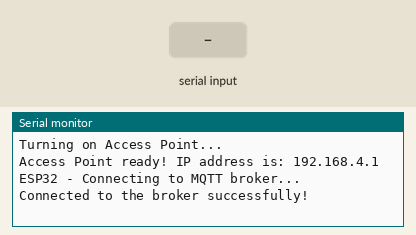
A sketch run on a simulated ESP32. Shown: the last lines printed to the serial monitor. The inputs (shaded band) are chosen by the test bench. No MQTT or app messages arrive unless stated.

Above: at 2.2 s.
2.3 s: "1\n" received over the second serial link
At 2.7 s:
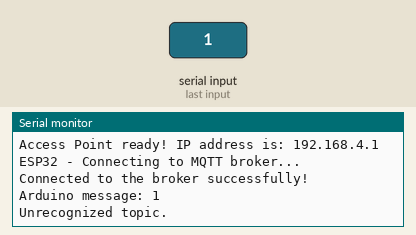
3.8 s: "0\n" received over the second serial link
At 5.0 s:
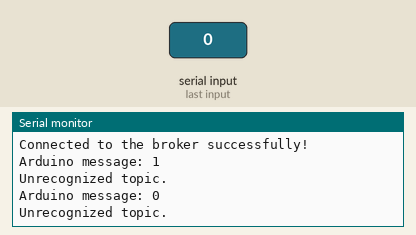
5.3 s: "2\n" received over the second serial link
At 6.2 s:
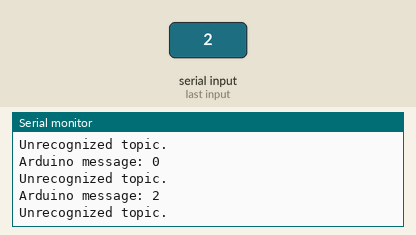

The sketch:

esp32_tls.ino
```cpp
#include <WiFi.h>
#include <WiFiClientSecure.h>
#include <MQTTClient.h>
#include <ArduinoJson.h>
#include <arduino_secrets.h>

#define RXD2 16
#define TXD2 17

HardwareSerial espSerial(2);

const char ssid[] = SECRET_SSID;
const char password[] = SECRET_PASSWORD;

const char mqtt_broker_address[] = SECRET_MQTT_BROKER_ADDRESS;
const int mqtt_port = SECRET_MQTT_PORT;
const char mqtt_client_id[] = SECRET_MQTT_CLIENT_ID;

const char ca_cert[] = SECRET_CA_CERT;
const char client_cert[] = SECRET_CLIENT_CERT;
const char client_key[] = SECRET_CLIENT_KEY;

// The MQTT topics that ESP32 should publish/subscribe
const char INTRUSION_TOPIC[] = "intrusion";
const char FIRE_TOPIC[] = "fire";
const char INFO_TOPIC[] = "info";

WiFiClientSecure wifiClient;
MQTTClient mqtt = MQTTClient(256);

unsigned long lastPublishTime = 0;

void setup() {
  Serial.begin(115200);
  espSerial.begin(9600, SERIAL_8N1, RXD2, TXD2);
  delay(1000);

  WiFi.softAP(ssid, password);
  Serial.println("Turning on Access Point...");
  IPAddress IP = WiFi.softAPIP();

  Serial.print("Access Point ready! IP address is: ");
  Serial.println(IP);

  wifiClient.setCACert(ca_cert);
  wifiClient.setCertificate(client_cert);
  wifiClient.setPrivateKey(client_key);

  connectToMQTT();
}

void loop() {
  mqtt.loop();
  while (espSerial.available() > 0) {
    String received = espSerial.readStringUntil('\n');
    Serial.print("Arduino message: ");
    Serial.println(received);
    sendToMQTT(received);
  }
}

void connectToMQTT() {
  mqtt.begin(mqtt_broker_address, mqtt_port, wifiClient);

  Serial.print("ESP32 - Connecting to MQTT broker...");

  while (!mqtt.connect(mqtt_client_id)) {
    Serial.print(".");
    delay(100);
  }

  if (!mqtt.connected()) {
    Serial.println("ESP32 - MQTT broker Timeout!");
    return;
  }

  Serial.println("\nConnected to the broker successfully!");
}

void sendToMQTT(String arduinoMessage) {
  if (!mqtt.connected()) {
    Serial.println("ESP32 - MQTT broker Timeout!");
    connectToMQTT();
  }
  JsonDocument doc;
  deserializeJson(doc, arduinoMessage);
  doc["client_id"] = mqtt_client_id;
  String message;
  serializeJson(doc, message);

  const char* type = doc["type"];
  if (strcmp(type, INTRUSION_TOPIC) == 0 || strcmp(type, FIRE_TOPIC) == 0 || strcmp(type, INFO_TOPIC) == 0) {
    mqtt.publish(type, message);
    Serial.println("ESP32 - A message has been sent via MQTT:");
    Serial.print("- topic: ");
    Serial.println(type);
    Serial.print("- payload: ");
    Serial.println(message);
  } else Serial.println("Unrecognized topic.");
}
```

arduino_secrets.h
```cpp
#define SECRET_SSID "ESP32-AlarmSystem"
#define SECRET_PASSWORD "Type a password"
#define SECRET_MQTT_BROKER_ADDRESS "192.168.4.3"
#define SECRET_MQTT_PORT 8883
#define SECRET_MQTT_CLIENT_ID "esp32"
#define SECRET_CA_CERT ("-----BEGIN CERTIFICATE-----\n\
YOUR CA CERTIFICATE\n\
-----END CERTIFICATE-----\n")
#define SECRET_CLIENT_CERT ("-----BEGIN CERTIFICATE-----\n\
YOUR CLIENT CERTIFICATE\n\
-----END CERTIFICATE-----\n")
#define SECRET_CLIENT_KEY ("-----BEGIN PRIVATE KEY-----\n\
YOUR CLIENT KEY\n\
-----END PRIVATE KEY-----\n")
```

Measured:
- after the input at 2.3 s, the serial monitor: prints a new line at once (image 1)
- after the input at 3.8 s, the serial monitor: prints a new line at once (image 2)
- after the input at 5.3 s, the serial monitor: prints a new line at once (image 3)
